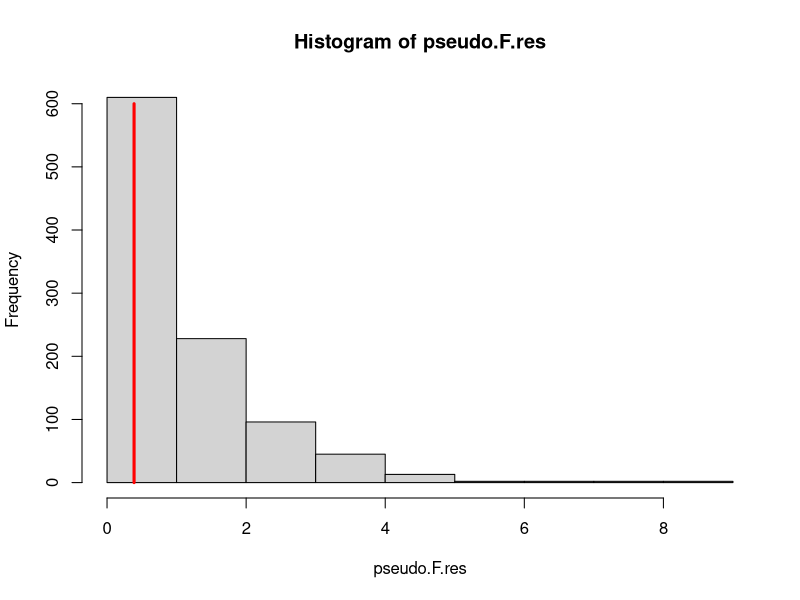
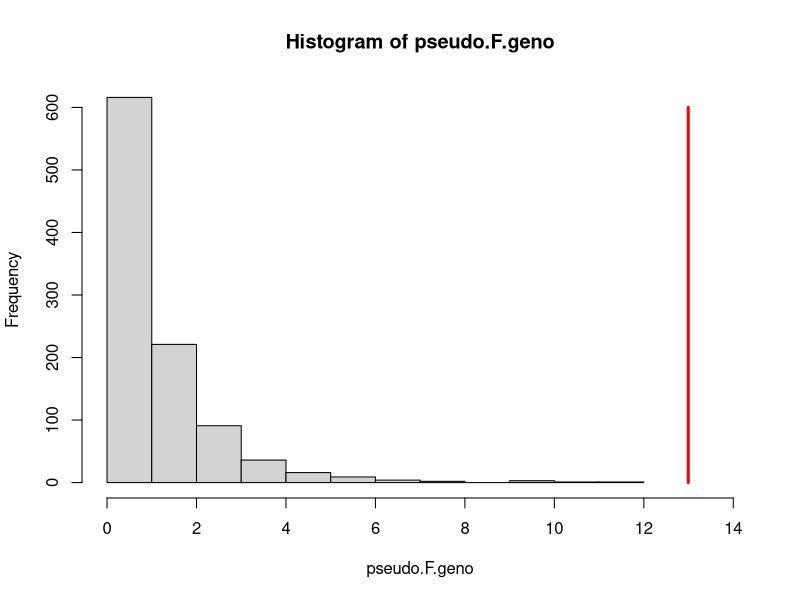
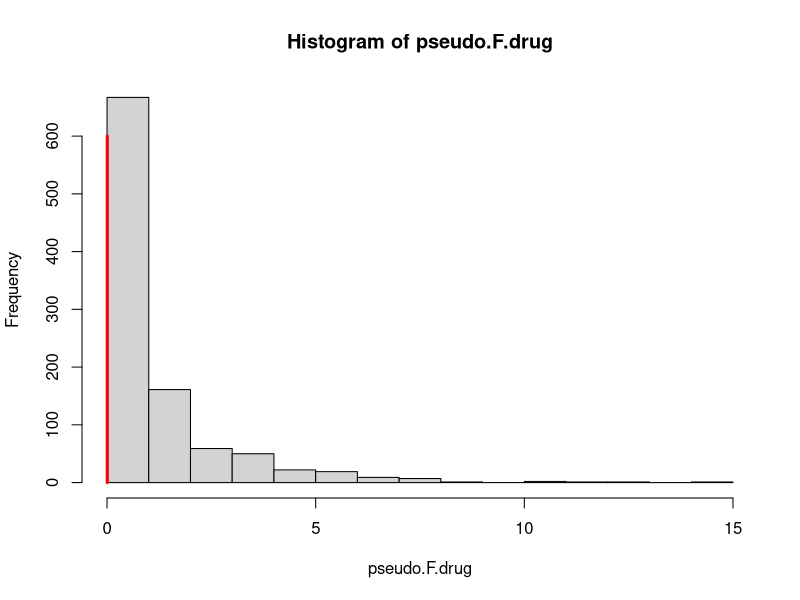

The R script that drew these images, in order:
# CHAPTER 6 - PERMUTATION TESTING

# PROGRAM   - 6.6 - Drug Study Example (Two Way ANOVA)

# SUMMARY   - In this program we look to determine whether:
#                 i.  Genotype (AA, Aa, aa)
#                 ii. Two different prescription drugs (A, B)
#             Have an effect on the level of chemical X within the blood streams
#             of patients. People with different genotypes at a certain gene may
#             differ in terms of the concentration of the chemical within their 
#             blood streams. As such, genotype must be controlled for first. We 
#             also test for the presence of an interaction effect between 
#             genotype and drug used.

#             The table below shows the concentration of the chemical in the 
#             blood two hours after taking a standard dose of Drug A or Drug B 
#             for people of each genotype.

#             (Drug = A, Genotype = AA) = {13,7,5,9,12,10,5,9}
#             (Drug = A, Genotype = Aa) = {11,12,9}
#             (Drug = A, Genotype = aa) = {16}
#             (Drug = B, Genotype = AA) = {6,8,9,12,9,5,10}
#             (Drug = B, Genotype = Aa) = {13,9,9,12}
#             (Drug = B, Genotype = aa) = {19}

# The code is structured as follows:
#
# Section 1 - Normal Theory two-way ANOVA
# Section 2 - Conduct permutation test for interaction effect
# Section 3 - Conduct permutation test for effect of genotype
# Section 4 - Conduct permutation test for effect of drug controlling genotype






# Clear all variables before starting
rm(list = ls())


# SECTION 1 #
#------------------------------------------------------------------------------#
# Conducting normal theory two way ANOVA to test for interaction, the effect of 
# genotype, then the effect of drug conditional on genotype.

# 1.1a - Read in the data and create a dataframe
chem <- c(13,7,5,9,12,10,5,9,11,12,9,16,
          6,8,9,12,9,5,10,13,9,9,12,19)

    chem


# 1.1b - Specify the first 12 obs to be drug A and the second 12 obs to be drug B
drug <- factor(rep(c("A","B"),c(12,12)))

   drug


# 1.1c - Specify which observations refer to which genotype
genotype <- as.factor(c(rep(c("AA","Aa","aa"),c(8,3,1)),
                        rep(c("AA","Aa","aa"),c(7,4,1))))

  genotype


#1.1d - Create data frame and show result
ex3.df <- data.frame(chem, drug, genotype)
  
  ex3.df

    
    
# 1.1e - Create ANOVA for factors genotype and drug with interaction terms
ex3.aov <- aov(chem ~ genotype + drug + genotype * drug, data=ex3.df)
summary(ex3.aov)


  # Note the difference in F-Statistics and P-values if factors entered into
  # the model in the opposite order
  ex3.aov1 <- aov(chem ~ drug + genotype + drug * genotype, data=ex3.df)
  summary(ex3.aov1)

  
    ## RESULTS TABLE
    ## -------------
    ##                Df  Sum Sq  Mean Sq   F value   Pr(>F)    
    ## genotype       2   145.43  72.71     11.621    0.000575
    ## drug           1   0.03    0.03      0.005     0.942930    
    ## genotype:drug  2   4.86    2.43      0.389     0.683480    
    ## Residuals      18  112.63  6.26  


# The results table above indicates:
#     - No evidence of interaction 
#     - Evidence for the effect of genotype on chemical X
#     - No evidence for the effect of drug on chemical X controlling for genotype

# However, the p-values produced are only valid if the usual two-way ANOVA
# conditions are satisfied (i.e. the data from all cells are independent,
# normally distributed and have constant variance). Since there is no way for
# us to tell whether these conditions are satisfied, we must perform additional
# additional permutation tests.






# SECTION 2 #
#------------------------------------------------------------------------------#
# Conduct permutation test for interaction effects

# 2.1a - Fit main effects model and extract residuals
ex3.df
chem.lm <- lm(chem ~ genotype + drug, data=ex3.df)
chem.res <- resid(chem.lm)
chem.res 


# 2.1b - Use residuals as response in a two-way model with interaction
res.lm <- lm(chem.res ~ genotype + drug + genotype * drug, data=ex3.df)
anova(res.lm)


# 2.1c - Extract initial F-statistic for interaction effect
data.F.res <- anova(res.lm)["genotype:drug", "F value"]
data.F.res
  
  

# 2.1d - Construct a distribution of similar test statistics from a cohort of 
# 1,000 re-ordered samples.

  # 2.1d1 - Define number of reordered samples to take
  replic <- 1000
  
  # 2.1d2 - Create blank vector called pseudo.F.res
  pseudo.F.res <- rep(NA,replic)
  
  # 2.1d3 - Set seed to ensure that the same reordered samples obtained each time
  set.seed(12345)
  
  # 2.1d4 - Construct "Do-Loop"
  for (i in 1:replic) 
    {
      # Construct reordered sample of residuals.
      res.perm <- sample(chem.res)
      
      # Construct linear model modelling reordered residuals as a function
      # of genotype, drug and any interaction between the two
      this.lm <- lm(res.perm ~ genotype + drug + genotype * drug, data=ex3.df)
      anova(this.lm)
      
      # Append F-Statistic to the ith element of the vector pseudo.F.res
      pseudo.F.res[i] <- anova(this.lm)["genotype:drug","F value"]
    }

  
  pseudo.F.res
  i <- 1
  chem.res
  res.perm
  ex3.df
  
  
# 2.1e - Construct histogram showing the generated distribution of test 
# statistics and the position of data.F.res
hist(pseudo.F.res)
lines(c(data.F.res, data.F.res),c(0,600),col="red",lwd=3)
  
# 2.1f - Determine p-value for interaction
length ( pseudo.F.res [ pseudo.F.res >= data.F.res  ] ) / replic

    ## p-value = 0.694
    ## No evidence for interaction effect between genotype and drug







# SECTION 3 #
#------------------------------------------------------------------------------#
# Conduct permutation test for effect of genotype alone on Chemical X

# 3.1a - Conducting one-way ANOVA for the effect of genotype of chemical X
ex3.df
geno.aov <- aov(chem ~ genotype, data=ex3.df)
summary(geno.aov)


# 3.1b - Extracting initial F-statistic
data.F.geno <- summary(geno.aov)[[1]]["genotype","F value"]
data.F.geno



# 3.1c - Construct a distribution of similar test statistics from a cohort of 
# 1,000 re-ordered samples.

  # 3.1c1 - Define number of reordered samples to take
  replic1 <- 1000
  
  # 3.1c2 - Create blank vector called pseudo.F.geno
  pseudo.F.geno <- rep(NA,replic1)
  
  # 3.1c3 - Set seed to ensure that the same reordered samples obtained each time
  set.seed(12345)
  
  # 3.1c4 - Construct "Do-Loop"
  for (i in 1:replic1) 
    {
      # Construct reordered sample of categorical variables
      geno.perm <- sample(ex3.df$genotype)
     
      # Construct ANOVA model
      this.aov <- aov(chem ~ geno.perm , data=ex3.df)
      summary(this.aov)
      
      # Append F-Statistic to the ith element of the vector pseudo.F.geno
      pseudo.F.geno[i] <- summary(this.aov)[[1]]["geno.perm","F value"]
    }

  
  i <- 1
  ex3.df
  geno.perm
  pseudo.F.geno

  
# 3.1d - Construct histogram showing the generated distribution of test 
# statistics and the position of data.F.geno
max.x <- 1 + max(data.F.geno, max(pseudo.F.geno))
hist(pseudo.F.geno, xlim=c(0,max.x))
lines(c(data.F.geno, data.F.geno),c(0,600),col="red",lwd=3)
  
  
# 3.1e - Determine p-value for test
length ( pseudo.F.geno [ pseudo.F.geno >= data.F.geno  ] ) / replic1


    ## p-value = 0
    ## Very strong evidence for the effect of genotype on chemical X








# SECTION 4 #
#------------------------------------------------------------------------------#
# Conduct permutation test for effect of drug conditional on genotype  

# 4.1a - Conducting two-way ANOVA (without interaction) for the effect drug
# (conditional on genotype) on chemical X. 
ex3.df
drug.aov<-aov(chem ~ genotype + drug, data=ex3.df)
summary(drug.aov)



# 4.1b - Extracting initial F-statistic
data.F.drug <- summary(drug.aov)[[1]]["drug","F value"]
data.F.drug



# 4.1c - Construct a distribution of similar test statistics from a cohort of 
# 1,000 re-ordered samples.

  # 4.1c1 - Define number of reordered samples to take
  replic2 <- 1000
  
  # 4.1c2 - Create blank vector called pseudo.F.drug
  pseudo.F.drug <- rep(NA,replic2)
  
  # 4.1c3 - Set seed to ensure that the same reordered samples obtained each time
  set.seed(12345)
  
  # 4.1c4 - Construct "Do-Loop"
  for (i in 1:replic2) 
    {
      # Construct reordered sample of categorical variable drug, keeping
      # genotype unchanged
      drug.perm <- sample(ex3.df$drug)
      
      # Construct ANOVA model
      this.aov2 <- aov(chem ~ genotype + drug.perm , data=ex3.df)
      summary(this.aov2)
      
      # Append F-Statistic to the ith element of the vector pseudo.F.drug
      pseudo.F.drug[i] <- summary(this.aov2)[[1]]["drug.perm","F value"]
    }
 

  i <- 1
  ex3.df
  drug.perm
  pseudo.F.drug
  
  
# 4.1d - Construct histogram showing the generated distribution of test
# statistics and the position of data.F.geno    
hist(pseudo.F.drug)
lines(c(data.F.drug, data.F.drug),c(0,600),col="red",lwd=3) 


# 4.1e - Determine p-value for test
length ( pseudo.F.drug [ pseudo.F.drug >= data.F.drug  ] ) / replic2


## p-value = 0.971
## No evidence for the effect of drug on chemical X conditional on genotype







# CONCLUSION #
#--------------------------------------------------------------------------------------------#
# The ANOVA tests and permutation tests above yield the same conclusions.
# - No evidence for interaction effect between genotype and drug
# - Very strong evidence for the effect of genotype on chemical X
# - No evidence for the effect of drug on chemical X conditional on genotype
